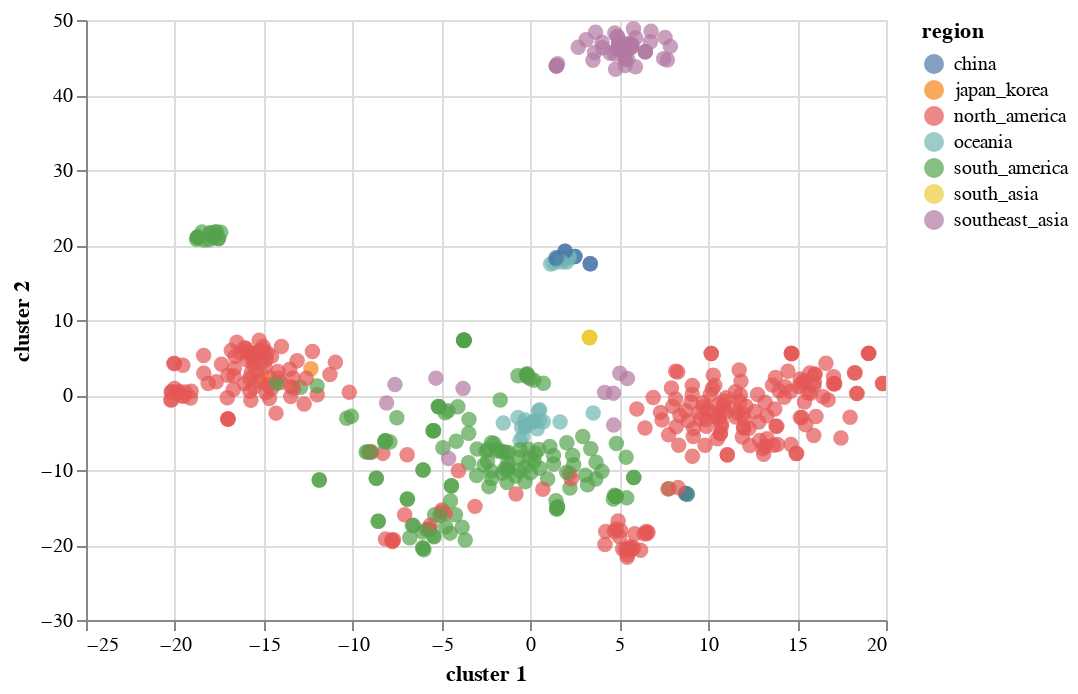

Notebook code for this chart:
### Code cell
scatterplot_with_tooltip_interactive(finalDf,'cluster 1','cluster 2',"cluster 1","cluster 2",['strain','region'],'region')

### Figure 1 — Vega-Lite specification as saved in the notebook (floating-point values rounded to 4 significant figures; data arrays with more than 128 entries replaced by an {"elided": "..."} marker saying what was removed)
{"$schema": "https://vega.github.io/schema/vega-lite/v3.3.0.json", "config": {"mark": {"tooltip": null}, "view": {"height": 300, "width": 400}}, "data": {"name": "data-e95b4366144ac1a6e451cc9e06d3b534"}, "datasets": {"data-e95b4366144ac1a6e451cc9e06d3b534": {"elided": "519 records"}}, "encoding": {"color": {"field": "region", "type": "nominal"}, "tooltip": [{"field": "strain", "type": "nominal"}, {"field": "region", "type": "nominal"}], "x": {"field": "cluster 1", "title": "cluster 1", "type": "quantitative"}, "y": {"field": "cluster 2", "title": "cluster 2", "type": "quantitative"}}, "mark": {"size": 60, "type": "circle"}, "selection": {"selector064": {"bind": "scales", "encodings": ["x", "y"], "type": "interval"}}}
